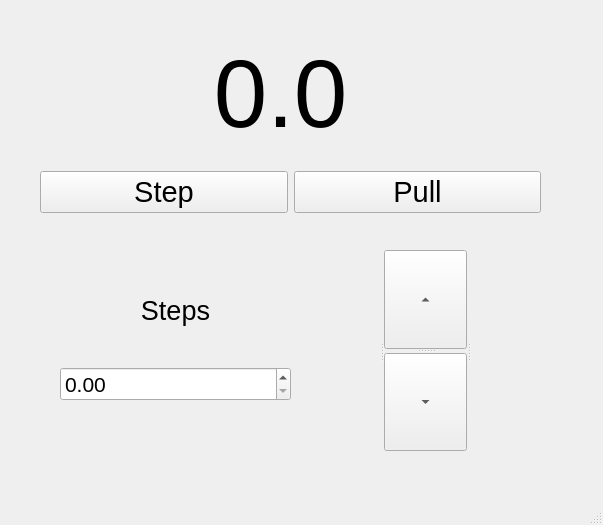
<?xml version="1.0" encoding="UTF-8"?>
<ui version="4.0">
 <class>MainWindow</class>
 <widget class="QMainWindow" name="MainWindow">
  <property name="geometry">
   <rect>
    <x>0</x>
    <y>0</y>
    <width>603</width>
    <height>525</height>
   </rect>
  </property>
  <property name="windowTitle">
   <string>MainWindow</string>
  </property>
  <widget class="QWidget" name="centralwidget">
   <widget class="QSplitter" name="splitter_5">
    <property name="geometry">
     <rect>
      <x>380</x>
      <y>250</y>
      <width>91</width>
      <height>201</height>
     </rect>
    </property>
    <property name="orientation">
     <enum>Qt::Horizontal</enum>
    </property>
    <widget class="QSplitter" name="splitter_6">
     <property name="orientation">
      <enum>Qt::Vertical</enum>
     </property>
    </widget>
    <widget class="QSplitter" name="splitter_7">
     <property name="orientation">
      <enum>Qt::Vertical</enum>
     </property>
     <widget class="QToolButton" name="posDirButton">
      <property name="text">
       <string>...</string>
      </property>
      <property name="toolButtonStyle">
       <enum>Qt::ToolButtonIconOnly</enum>
      </property>
      <property name="arrowType">
       <enum>Qt::UpArrow</enum>
      </property>
     </widget>
     <widget class="QToolButton" name="negDirButton">
      <property name="text">
       <string>...</string>
      </property>
      <property name="toolButtonStyle">
       <enum>Qt::ToolButtonIconOnly</enum>
      </property>
      <property name="arrowType">
       <enum>Qt::DownArrow</enum>
      </property>
     </widget>
    </widget>
    <widget class="QSplitter" name="splitter_8">
     <property name="orientation">
      <enum>Qt::Vertical</enum>
     </property>
    </widget>
   </widget>
   <widget class="QLabel" name="totalRev">
    <property name="geometry">
     <rect>
      <x>190</x>
      <y>40</y>
      <width>181</width>
      <height>101</height>
     </rect>
    </property>
    <property name="font">
     <font>
      <pointsize>72</pointsize>
     </font>
    </property>
    <property name="text">
     <string>&lt;html&gt;&lt;head/&gt;&lt;body&gt;&lt;p align=&quot;center&quot;&gt;0.0&lt;/p&gt;&lt;/body&gt;&lt;/html&gt;</string>
    </property>
   </widget>
   <widget class="QWidget" name="">
    <property name="geometry">
     <rect>
      <x>40</x>
      <y>170</y>
      <width>501</width>
      <height>45</height>
     </rect>
    </property>
    <layout class="QHBoxLayout" name="horizontalLayout">
     <item>
      <widget class="QPushButton" name="switchMode_2">
       <property name="font">
        <font>
         <pointsize>22</pointsize>
        </font>
       </property>
       <property name="text">
        <string>Step</string>
       </property>
      </widget>
     </item>
     <item>
      <widget class="QPushButton" name="switchMode_3">
       <property name="font">
        <font>
         <pointsize>22</pointsize>
        </font>
       </property>
       <property name="text">
        <string>Pull</string>
       </property>
      </widget>
     </item>
    </layout>
   </widget>
   <widget class="QWidget" name="">
    <property name="geometry">
     <rect>
      <x>60</x>
      <y>260</y>
      <width>231</width>
      <height>141</height>
     </rect>
    </property>
    <layout class="QHBoxLayout" name="horizontalLayout_2">
     <item>
      <layout class="QVBoxLayout" name="verticalLayout_2">
       <item>
        <widget class="QLabel" name="label">
         <property name="text">
          <string>&lt;html&gt;&lt;head/&gt;&lt;body&gt;&lt;p align=&quot;center&quot;&gt;&lt;span style=&quot; font-size:20pt;&quot;&gt;Steps&lt;/span&gt;&lt;/p&gt;&lt;/body&gt;&lt;/html&gt;</string>
         </property>
        </widget>
       </item>
       <item>
        <widget class="QDoubleSpinBox" name="StepSize">
         <property name="font">
          <font>
           <pointsize>16</pointsize>
          </font>
         </property>
         <property name="maximum">
          <double>180.000000000000000</double>
         </property>
        </widget>
       </item>
      </layout>
     </item>
    </layout>
   </widget>
  </widget>
  <widget class="QMenuBar" name="menubar">
   <property name="geometry">
    <rect>
     <x>0</x>
     <y>0</y>
     <width>603</width>
     <height>21</height>
    </rect>
   </property>
  </widget>
  <widget class="QStatusBar" name="statusbar"/>
 </widget>
 <resources/>
 <connections/>
</ui>
